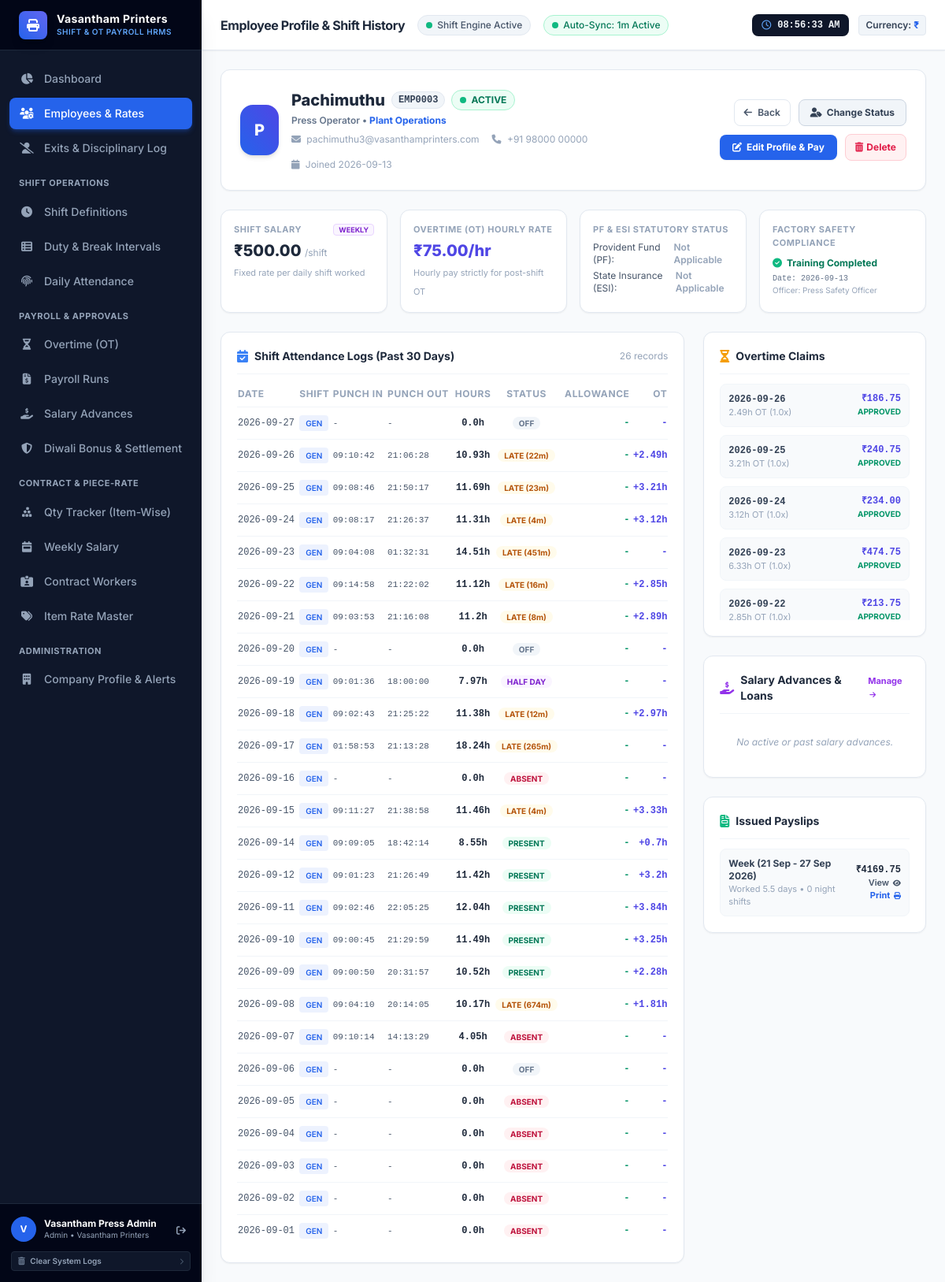
/employees/3 (signed in), run on an earlier commit of the app's database.
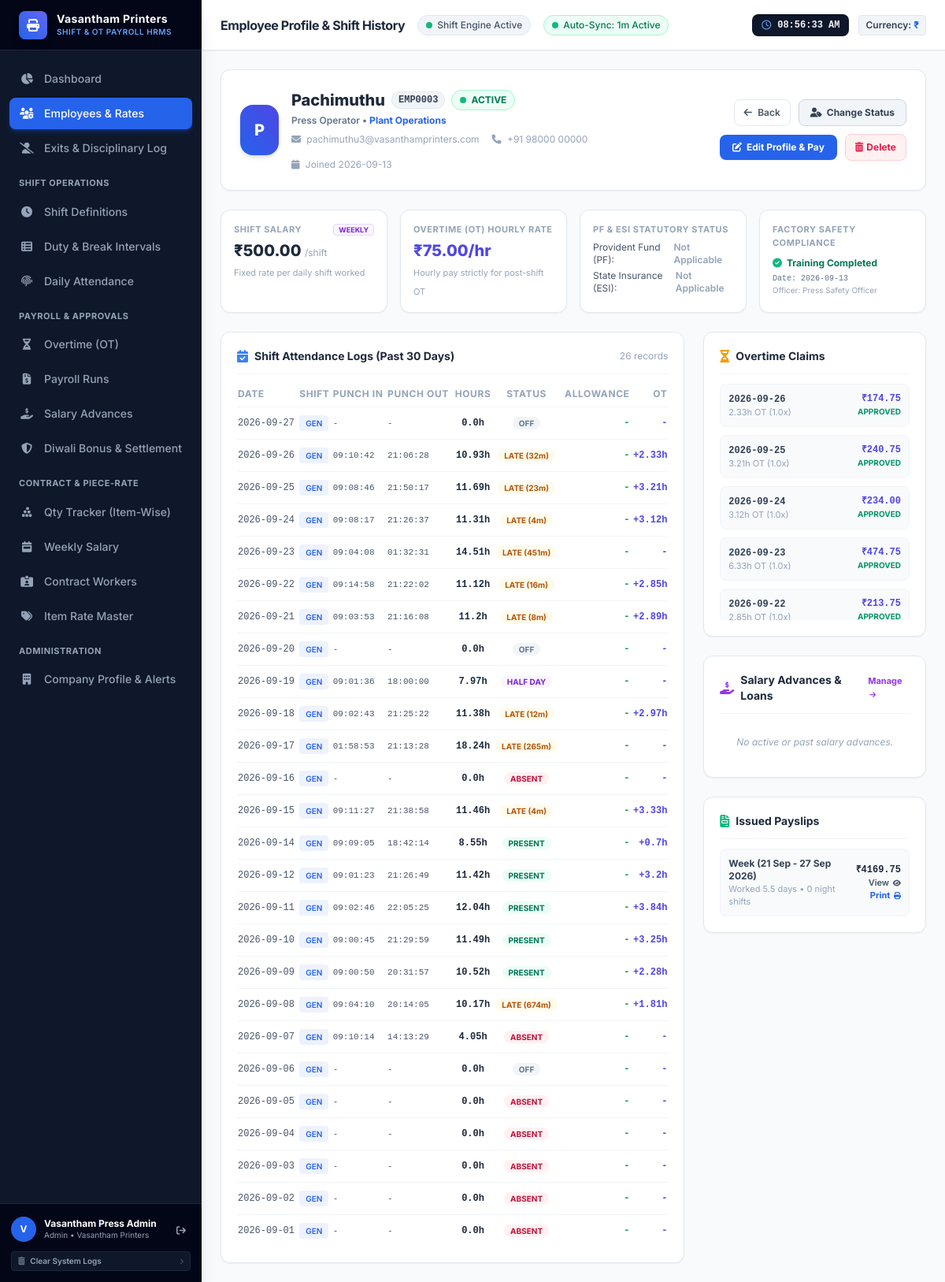
And on a later commit of the database.
### tables this page shows
CREATE TABLE attendance_records (
        id INTEGER PRIMARY KEY AUTOINCREMENT,
        employee_id INTEGER NOT NULL REFERENCES employees(id) ON DELETE CASCADE,
        date TEXT NOT NULL,               -- 'YYYY-MM-DD' (Shift Date)
        shift_id INTEGER REFERENCES shifts(id) ON DELETE SET NULL,
        punch_in TEXT,                    -- 'YYYY-MM-DD HH:MM:SS'
        punch_out TEXT,                   -- 'YYYY-MM-DD HH:MM:SS'
        work_hours REAL NOT NULL DEFAULT 0.0,
        late_mins INTEGER NOT NULL DEFAULT 0,
        early_leave_mins INTEGER NOT NULL DEFAULT 0,
        status TEXT NOT NULL DEFAULT 'ABSENT', -- 'PRESENT', 'LATE', 'HALF_DAY', 'ABSENT', 'WEEKLY_OFF', 'HOLIDAY'
        shift_allowance_amount REAL NOT NULL DEFAULT 0.0,
        raw_ot_hours REAL NOT NULL DEFAULT 0.0,
        notes TEXT,
        created_at TIMESTAMP DEFAULT CURRENT_TIMESTAMP, has_missed_mid_punch INTEGER NOT NULL DEFAULT 0, mid_punch_status TEXT NOT NULL DEFAULT 'NORMAL', mid_punch_notes TEXT, mid_punch_approved_by TEXT, mid_punch_approved_at TEXT, gross_ot_hours REAL NOT NULL DEFAULT 0.0, late_deduction_mins INTEGER NOT NULL DEFAULT 0,
        UNIQUE(employee_id, date)
    );

CREATE TABLE overtime_records (
        id INTEGER PRIMARY KEY AUTOINCREMENT,
        employee_id INTEGER NOT NULL REFERENCES employees(id) ON DELETE CASCADE,
        attendance_id INTEGER REFERENCES attendance_records(id) ON DELETE SET NULL,
        date TEXT NOT NULL,               -- 'YYYY-MM-DD'
        ot_type TEXT NOT NULL DEFAULT 'NORMAL', -- 'NORMAL', 'WEEKEND', 'HOLIDAY'
        pre_shift_ot_hours REAL NOT NULL DEFAULT 0.0,
        post_shift_ot_hours REAL NOT NULL DEFAULT 0.0,
        total_ot_hours REAL NOT NULL DEFAULT 0.0,
        multiplier REAL NOT NULL DEFAULT 1.5,
        approved_hours REAL NOT NULL DEFAULT 0.0,
        calculated_ot_pay REAL NOT NULL DEFAULT 0.0,
        status TEXT NOT NULL DEFAULT 'PENDING', -- 'PENDING', 'APPROVED', 'REJECTED'
        reason TEXT,
        approved_by TEXT,
        approved_at TIMESTAMP,
        created_at TIMESTAMP DEFAULT CURRENT_TIMESTAMP
    );

CREATE TABLE shifts (
        id INTEGER PRIMARY KEY AUTOINCREMENT,
        code TEXT UNIQUE NOT NULL,
        name TEXT NOT NULL,
        start_time TEXT NOT NULL,         -- '09:00'
        end_time TEXT NOT NULL,           -- '18:00'
        is_overnight INTEGER NOT NULL DEFAULT 0, -- 1 if shift crosses midnight (e.g., 22:00 - 06:00)
        grace_late_mins INTEGER NOT NULL DEFAULT 15,
        grace_early_mins INTEGER NOT NULL DEFAULT 15,
        break_mins INTEGER NOT NULL DEFAULT 60,
        min_hours_half_day REAL NOT NULL DEFAULT 4.5,
        min_hours_full_day REAL NOT NULL DEFAULT 8.0,
        allowance_rate REAL NOT NULL DEFAULT 0.0, -- Extra bonus per shift (e.g., Night shift bonus)
        color TEXT NOT NULL DEFAULT '#3b82f6',
        description TEXT,
        is_active INTEGER NOT NULL DEFAULT 1,
        created_at TIMESTAMP DEFAULT CURRENT_TIMESTAMP
    );

### routes/employees.py (the view)
@employees_bp.route("/<int:emp_id>")
@login_required
def view_employee(emp_id):
    conn = get_db_connection()
    cursor = conn.cursor()
    cursor.execute("""
        SELECT e.*, d.name as dept_name, s.name as default_shift_name, s.code as shift_code
        FROM employees e
        JOIN departments d ON e.department_id = d.id
        LEFT JOIN shifts s ON e.default_shift_id = s.id
        WHERE e.id = ?
    """, (emp_id,))
    emp_row = cursor.fetchone()
    if not emp_row:
        flash("Employee not found", "danger")
        conn.close()
        return redirect(url_for("employees.list_employees"))
    employee = dict(emp_row)
    cursor.execute("""
        SELECT a.*, s.name as shift_name, s.code as shift_code, s.color as shift_color
        FROM attendance_records a
        LEFT JOIN shifts s ON a.shift_id = s.id
        WHERE a.employee_id = ?
        ORDER BY a.date DESC
        LIMIT 30
    """, (emp_id,))
    attendances = [dict(row) for row in cursor.fetchall()]
    cursor.execute("""
        SELECT o.*, a.work_hours
        FROM overtime_records o
        LEFT JOIN attendance_records a ON o.attendance_id = a.id
        WHERE o.employee_id = ?
        ORDER BY o.date DESC
        LIMIT 20
    """, (emp_id,))
    overtimes = [dict(row) for row in cursor.fetchall()]
    cursor.execute("""
        SELECT p.*, r.period_name, r.run_type
        FROM payslips p
        JOIN payroll_runs r ON p.payroll_run_id = r.id
        WHERE p.employee_id = ?
        ORDER BY p.id DESC
        LIMIT 20
    """, (emp_id,))
    payslips = [dict(row) for row in cursor.fetchall()]
    cursor.execute("""
        SELECT * FROM advances
        WHERE employee_id = ?
        ORDER BY id DESC
    """, (emp_id,))
    advances = [dict(row) for row in cursor.fetchall()]
    cursor.execute("SELECT * FROM departments ORDER BY name")
    departments = [dict(row) for row in cursor.fetchall()]
    cursor.execute("SELECT * FROM shifts WHERE is_active = 1 ORDER BY name")
    shifts = [dict(row) for row in cursor.fetchall()]
    conn.close()
    return render_template(
        "employees/view.html",
        employee=employee,
        attendances=attendances,
        overtimes=overtimes,
        payslips=payslips,
        advances=advances,
        departments=departments,
        shifts=shifts
    )

### database.py (called while the page is built)
def get_db_connection():
    db_path = os.environ.get("HRMS_DB_PATH", DB_PATH)
    conn = sqlite3.connect(db_path, timeout=30.0)
    conn.row_factory = sqlite3.Row
    conn.execute("PRAGMA foreign_keys = ON;")
    conn.execute("PRAGMA journal_mode = WAL;")
    conn.execute("PRAGMA synchronous = NORMAL;")
    conn.execute("PRAGMA busy_timeout = 30000;")
    return conn

### models/auto_sync.py (called while the page is built)
def get_syncer():
    global _syncer_instance
    if _syncer_instance is None:
        _syncer_instance = BiometricAutoSyncer(interval_seconds=60, days_back=7)
    return _syncer_instance

def get_auto_sync_status():
    syncer = get_syncer()
    return syncer.get_status()

### templates/employees/view.html (shortened to what the changed rows need)
{% extends "base.html" %}
{% block header_title %}Employee Profile & Shift History{% endblock %}
{% block content %}
<div class="space-y-6 max-w-7xl mx-auto">
    <div class="bg-white rounded-xl border border-slate-200 shadow-sm p-6 flex flex-col md:flex-row items-start md:items-center justify-between gap-6">
        <div class="flex items-center space-x-4">
            <div>
                <div class="flex items-center space-x-2">
                    <h2 class="text-xl font-extrabold text-slate-800">{{ employee.first_name }} {{ employee.last_name }}</h2>
                </div>
            </div>
        </div>
    </div>
    <div class="grid grid-cols-1 lg:grid-cols-3 gap-6">
        <div class="bg-white rounded-xl border border-slate-200 shadow-sm p-5 lg:col-span-2">
            <div class="overflow-x-auto">
                <table class="w-full text-left text-xs">
                    <thead>
                        <tr class="text-slate-400 font-semibold uppercase tracking-wider border-b border-slate-100">
                            <th class="pb-2">Date</th>
                            <th class="pb-2">Shift</th>
                            <th class="pb-2">Punch In</th>
                            <th class="pb-2">Punch Out</th>
                            <th class="pb-2 text-center">Hours</th>
                            <th class="pb-2 text-center">Status</th>
                            <th class="pb-2 text-right">Allowance</th>
                            <th class="pb-2 text-right">OT</th>
                        </tr>
                    </thead>
                    <tbody class="divide-y divide-slate-100">
                        {% for att in attendances %}
                        <tr class="hover:bg-slate-50 transition">
                            <td class="py-2.5 font-mono text-slate-600">{{ att.date }}</td>
                            <td class="py-2.5">
                                {% if att.shift_name %}
                                <span class="inline-flex items-center px-2 py-0.5 rounded text-[10px] font-semibold" style="background-color: {{ att.shift_color }}15; color: {{ att.shift_color }};">
                                    {{ att.shift_code }}
                                </span>
                                {% else %}
                                <span class="text-slate-400">-</span>
                                {% endif %}
                            </td>
                            <td class="py-2.5 font-mono text-[11px] text-slate-600">
                                {{ att.punch_in.split(' ')[1] if att.punch_in else '-' }}
                            </td>
                            <td class="py-2.5 font-mono text-[11px] text-slate-600">
                                {{ att.punch_out.split(' ')[1] if att.punch_out else '-' }}
                            </td>
                            <td class="py-2.5 text-center font-mono font-semibold">{{ att.work_hours }}h</td>
                            <td class="py-2.5 text-center">
                                {% if att.status == 'PRESENT' %}
                                <span class="px-2 py-0.5 rounded-full text-[10px] font-bold bg-emerald-50 text-emerald-700">PRESENT</span>
                                {% elif att.status == 'LATE' %}
                                <span class="px-2 py-0.5 rounded-full text-[10px] font-bold bg-amber-50 text-amber-700">LATE ({{ att.late_mins }}m)</span>
                                {% elif att.status == 'HALF_DAY' %}
                                <span class="px-2 py-0.5 rounded-full text-[10px] font-bold bg-purple-50 text-purple-700">HALF DAY</span>
                                {% elif att.status == 'WEEKLY_OFF' %}
                                <span class="px-2 py-0.5 rounded-full text-[10px] font-bold bg-slate-100 text-slate-500">OFF</span>
                                {% else %}
                                <span class="px-2 py-0.5 rounded-full text-[10px] font-bold bg-rose-50 text-rose-700">ABSENT</span>
                                {% endif %}
                            </td>
                            <td class="py-2.5 text-right font-mono font-semibold text-emerald-600">
                                {% if att.shift_allowance_amount > 0 %}
                                +{{ company_info.currency_symbol }}{{ att.shift_allowance_amount }}
                                {% else %}-{% endif %}
                            </td>
                            <td class="py-2.5 text-right font-mono font-bold text-indigo-600">
                                {% if att.raw_ot_hours > 0 %}
                                +{{ att.raw_ot_hours }}h
                                {% else %}-{% endif %}
                            </td>
                        </tr>
                        {% else %}
                        <tr>
                            <td colspan="8" class="text-center py-6 text-slate-400">No attendance logs found.</td>
                        </tr>
                        {% endfor %}
                    </tbody>
                </table>
            </div>
        </div>
        <div class="space-y-6">
            <div class="bg-white rounded-xl border border-slate-200 shadow-sm p-5">
                <div class="space-y-2.5 max-h-[300px] overflow-y-auto">
                    {% for ot in overtimes %}
                    <div class="p-2.5 rounded-lg border border-slate-100 bg-slate-50 flex items-center justify-between text-xs">
                        <div>
                            <span class="font-mono font-semibold text-slate-700">{{ ot.date }}</span>
                            <div class="text-[11px] text-slate-400">
                                <span>{{ ot.total_ot_hours }}h OT ({{ ot.multiplier }}x)</span>
                            </div>
                        </div>
                        <div class="text-right">
                            <span class="font-mono font-bold text-indigo-600 block">{{ company_info.currency_symbol }}{{ "%.2f"|format(ot.calculated_ot_pay) }}</span>
                            {% if ot.status == 'APPROVED' %}
                            <span class="text-[10px] font-bold text-emerald-600">APPROVED</span>
                            {% elif ot.status == 'REJECTED' %}
                            <span class="text-[10px] font-bold text-rose-600">REJECTED</span>
                            {% else %}
                            <span class="text-[10px] font-bold text-amber-600">PENDING</span>
                            {% endif %}
                        </div>
                    </div>
                    {% else %}
                    <p class="text-xs text-slate-400 italic text-center py-4">No overtime claims.</p>
                    {% endfor %}
                </div>
            </div>
        </div>
    </div>
</div>
{% endblock %}

What changed in the data, as far as the page shows it:
changed attendance_records (number 2 of 26 on the later page): late_mins "22" → "32"; raw_ot_hours "2.49" → "2.33"
changed overtime_records (number 1 of 5 on the later page): total_ot_hours "2.49" → "2.33"; calculated_ot_pay "186.75" → "174.75"
